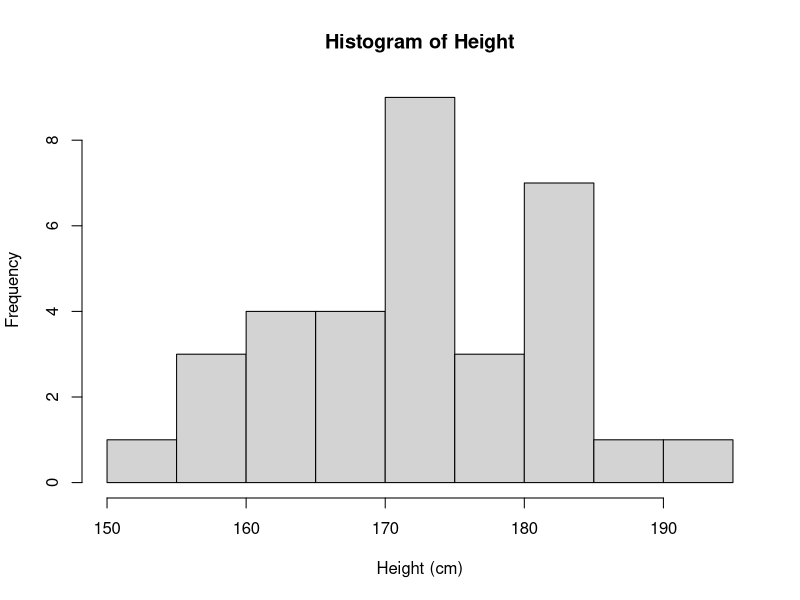
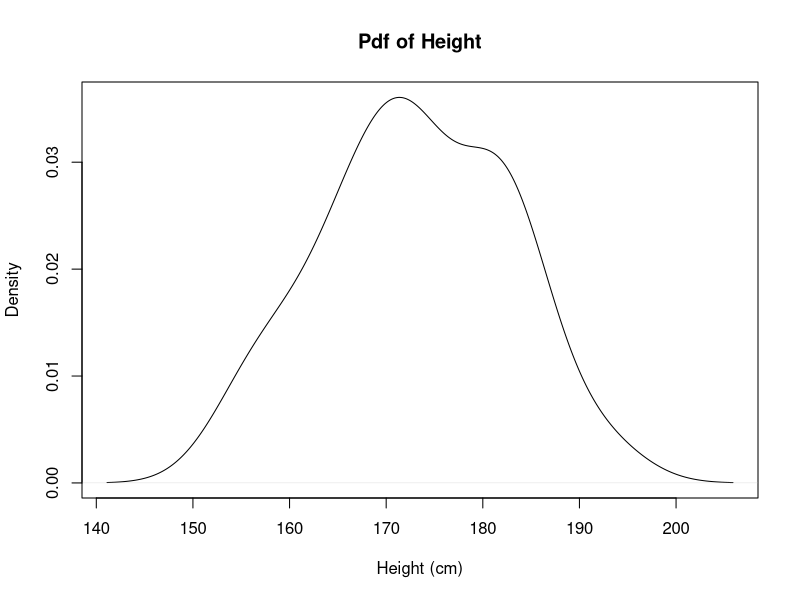
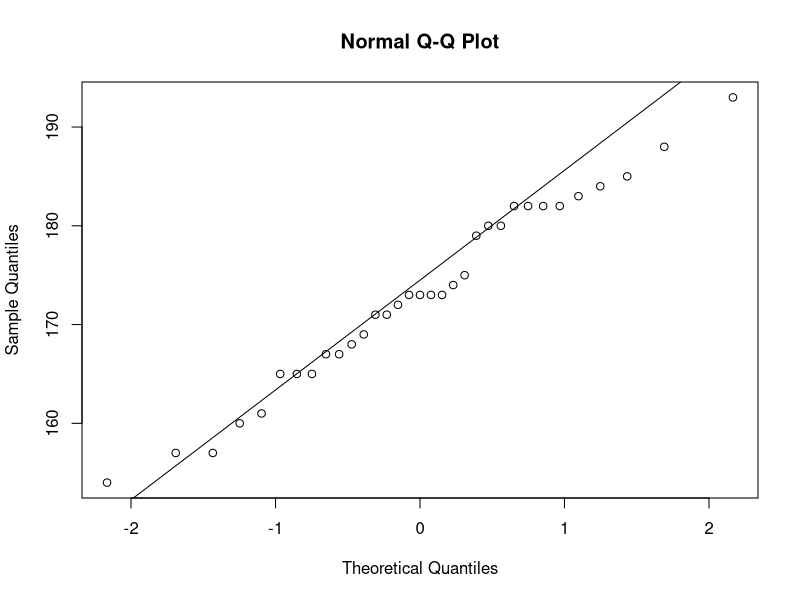
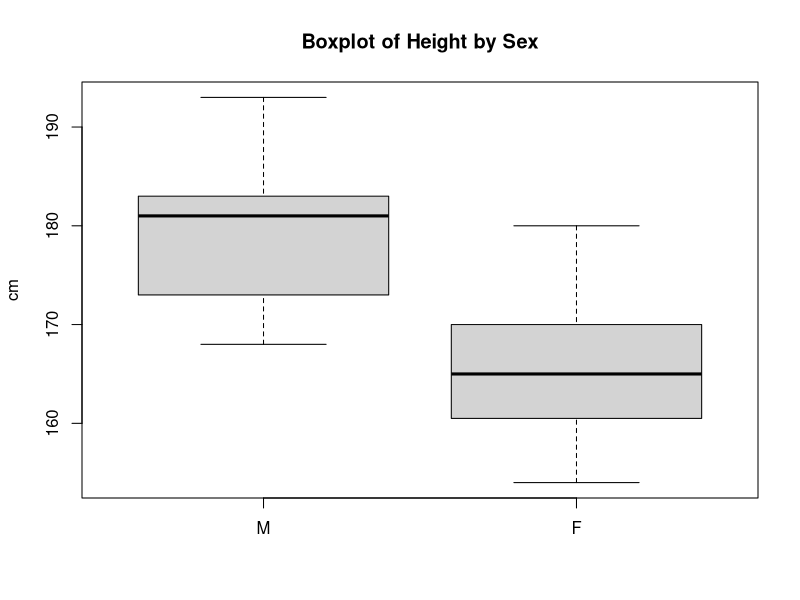

Recreate these plots in R, in order.
###############
# Data Analysis
###############
rm(list=ls())
# Packages
#install.packages("tidyverse")
library(tidyverse) # load our packages here

# Import data
data <- read.csv("Data/height.csv")

# Explore data
summary(data)
str(data)
head(data)

# Visualise
hist(data$height,
     #breaks = 12,
     main = "Histogram of Height",
     xlab = "Height (cm)"
     )

plot(density(data$height),
     main = "Pdf of Height",
     xlab = "Height (cm)"
     )

?hist
?density

# Use a QQ plot to determine if our height variable is
# normally distributed
qqnorm(data$height)
qqline(data$height,
       distribution = qnorm)

?qqnorm

## Confidence Intervals
# Calculate 90 percent confidence intervals using normal distribution
CI_lower <- qnorm(0.05, 
                  mean = mean(data$height), 
                  sd = (sd(data$height)/sqrt(length(data$height))) # the equation for the standard error of the mean
)

CI_upper <- qnorm(0.95,
                  mean = mean(data$height),
                  sd = (sd(data$height)/sqrt(length(data$height)))
)

matrix(c(CI_lower, CI_upper), ncol = 2,
       dimnames = list("",c("Lower", "Upper")))

# Calculate 90 percent confidence intervals using a t distribution
se <- sd(data$height)/sqrt(length(data$height)) # Create an object with our standard error
t_score <- qt(.05, df = length(data$height)-1, lower.tail = FALSE)
CI_lower_t <- mean(data$height) - (se * t_score)
CI_upper_t <- mean(data$height) + (se * t_score)

# Check our working
t.test(data$height, conf.level = 0.9, alternative = "two.sided")

## Hypothesis Testing
# Wrangling our data
class(data$sex) # What class of vector is our sex variable?

as.logical(data$sex) # We can use functions to change the class (here w/o assigning)
as.factor(data$sex)

?factor # Factors have *levels*: if we want to change sex to a factor, we need to also change the levels
data$sex_f <- as.factor(data$sex) # Convert to factor - add a new column to data frame
levels(data$sex_f) <- c("M", "F") # Change the levels
head(data) # Check our result

aggregate(data$height, by = list(data$sex_f), FUN = mean) # Base R grouping
aggregate(height ~ sex_f, data = data, FUN = mean) # Does the same using a formula

data %>% # Tidyverse method for grouping
  group_by(sex_f) %>%
  summarise(mean = mean(height))

# Visualise

# can see eg that no crossover in interquartile ranges
boxplot(data$height ~ data$sex_f, # here we use formula notation to group
        main = "Boxplot of Height by Sex",
        ylab = "cm",
        xlab = "")
# By looking at the boxplot, what might we conclude?
# 2 diff means, medians - male height skewed left
# Formulate our null hypothesis:
# What is our null hypothesis? no difference, ie same distribution
# Where do we set alpha? (i.e. rejecting null hypothesis when we shouldn't; 5%
# note that we don't get to decide beta - i.e. the probability of incorrectly 
# accepting the null hypothesis)
# Is a one-tail or two-tail test more appropriate?  two tail - difference, not 1 >,< other

# Test our hypothesis
# First - are our variances equal? (Don't worry too much about this now...)
var.test(height ~ sex_f,
         data = data,
         ratio = 1,
         alternative = "two.sided",
         conf.level = 0.95)
# run diff test i same/not var - see param in t.test


# Now we run our t test
t.test(height ~ sex_f, # Use formula to group
       data = data,
       mu = 0, # The default (null) is zero
       var.equal = FALSE, # The default is FALSE
       alternative = "greater", # Try changing this to "two.sided"
       conf.level = .95) # Try changing this critical value
# How do we interpret the output? (Hint: looking back at the boxplot can help)

t.test(height ~ sex_f, # Use formula to group
       data = data,
       mu = 0, # The default (null) is zero
       var.equal = FALSE, # The default is FALSE
       alternative = "two.sided", 
       conf.level = .95) # Try changing this critical value - R splits alpa in 2
# How do we interpret the output? 

# cannot support null hyp that distributions are same
# mean and var (of samples) both differ; male mean > female (p-value 2.046e-06)